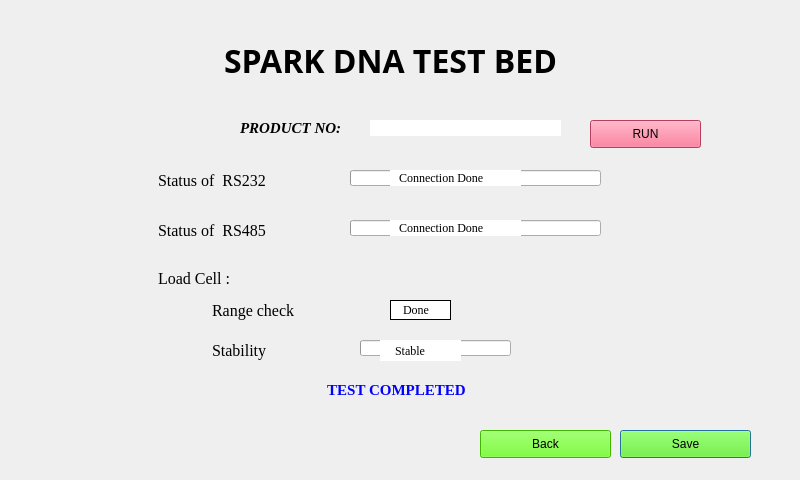
<?xml version="1.0" encoding="UTF-8"?>
<ui version="4.0">
 <class>Dialog</class>
 <widget class="QDialog" name="Dialog">
  <property name="geometry">
   <rect>
    <x>0</x>
    <y>0</y>
    <width>800</width>
    <height>480</height>
   </rect>
  </property>
  <property name="windowTitle">
   <string>Dialog</string>
  </property>
  <property name="styleSheet">
   <string notr="true"/>
  </property>
  <widget class="QLabel" name="label">
   <property name="geometry">
    <rect>
     <x>160</x>
     <y>30</y>
     <width>461</width>
     <height>61</height>
    </rect>
   </property>
   <property name="font">
    <font>
     <family>Microsoft JhengHei</family>
     <pointsize>24</pointsize>
     <weight>75</weight>
     <bold>true</bold>
    </font>
   </property>
   <property name="text">
    <string>SPARK DNA TEST BED</string>
   </property>
   <property name="alignment">
    <set>Qt::AlignCenter</set>
   </property>
  </widget>
  <widget class="QPushButton" name="Save">
   <property name="geometry">
    <rect>
     <x>620</x>
     <y>430</y>
     <width>131</width>
     <height>28</height>
    </rect>
   </property>
   <property name="autoFillBackground">
    <bool>false</bool>
   </property>
   <property name="styleSheet">
    <string notr="true">background-color: rgb(85, 255, 0);</string>
   </property>
   <property name="text">
    <string>Save</string>
   </property>
   <property name="checkable">
    <bool>false</bool>
   </property>
  </widget>
  <widget class="QPushButton" name="backbutton">
   <property name="geometry">
    <rect>
     <x>480</x>
     <y>430</y>
     <width>131</width>
     <height>28</height>
    </rect>
   </property>
   <property name="autoFillBackground">
    <bool>false</bool>
   </property>
   <property name="styleSheet">
    <string notr="true">background-color: rgb(85, 255, 0);</string>
   </property>
   <property name="text">
    <string>Back</string>
   </property>
   <property name="checkable">
    <bool>false</bool>
   </property>
  </widget>
  <widget class="QPushButton" name="runbutton">
   <property name="geometry">
    <rect>
     <x>590</x>
     <y>120</y>
     <width>111</width>
     <height>28</height>
    </rect>
   </property>
   <property name="styleSheet">
    <string notr="true">background-color: rgb(255, 85, 127);</string>
   </property>
   <property name="text">
    <string>RUN</string>
   </property>
  </widget>
  <widget class="QProgressBar" name="rs232progressBar">
   <property name="geometry">
    <rect>
     <x>350</x>
     <y>170</y>
     <width>251</width>
     <height>16</height>
    </rect>
   </property>
   <property name="value">
    <number>0</number>
   </property>
  </widget>
  <widget class="QLabel" name="label_2">
   <property name="geometry">
    <rect>
     <x>130</x>
     <y>170</y>
     <width>171</width>
     <height>20</height>
    </rect>
   </property>
   <property name="font">
    <font>
     <family>Times New Roman</family>
     <pointsize>12</pointsize>
    </font>
   </property>
   <property name="styleSheet">
    <string notr="true"/>
   </property>
   <property name="text">
    <string>       Status of  RS232</string>
   </property>
  </widget>
  <widget class="QLabel" name="label_3">
   <property name="geometry">
    <rect>
     <x>130</x>
     <y>220</y>
     <width>171</width>
     <height>20</height>
    </rect>
   </property>
   <property name="font">
    <font>
     <family>Times New Roman</family>
     <pointsize>12</pointsize>
    </font>
   </property>
   <property name="cursor">
    <cursorShape>IBeamCursor</cursorShape>
   </property>
   <property name="styleSheet">
    <string notr="true"/>
   </property>
   <property name="text">
    <string>       Status of  RS485</string>
   </property>
  </widget>
  <widget class="QProgressBar" name="rs485progressBar">
   <property name="geometry">
    <rect>
     <x>350</x>
     <y>220</y>
     <width>251</width>
     <height>16</height>
    </rect>
   </property>
   <property name="value">
    <number>0</number>
   </property>
  </widget>
  <widget class="QLabel" name="resultlabel">
   <property name="geometry">
    <rect>
     <x>390</x>
     <y>300</y>
     <width>61</width>
     <height>20</height>
    </rect>
   </property>
   <property name="font">
    <font>
     <family>Times New Roman</family>
     <pointsize>9</pointsize>
    </font>
   </property>
   <property name="styleSheet">
    <string notr="true">background-color: rgb(255, 255, 255);</string>
   </property>
   <property name="frameShape">
    <enum>QFrame::Box</enum>
   </property>
   <property name="text">
    <string>   Done</string>
   </property>
  </widget>
  <widget class="QLabel" name="rs232complelabel">
   <property name="geometry">
    <rect>
     <x>390</x>
     <y>170</y>
     <width>131</width>
     <height>16</height>
    </rect>
   </property>
   <property name="font">
    <font>
     <family>Times New Roman</family>
     <pointsize>9</pointsize>
    </font>
   </property>
   <property name="styleSheet">
    <string notr="true">background-color: rgb(255, 255, 255);</string>
   </property>
   <property name="text">
    <string>   Connection Done</string>
   </property>
  </widget>
  <widget class="QLabel" name="rs485complelabel">
   <property name="geometry">
    <rect>
     <x>390</x>
     <y>220</y>
     <width>131</width>
     <height>16</height>
    </rect>
   </property>
   <property name="font">
    <font>
     <family>Times New Roman</family>
     <pointsize>9</pointsize>
    </font>
   </property>
   <property name="mouseTracking">
    <bool>false</bool>
   </property>
   <property name="styleSheet">
    <string notr="true">background-color: rgb(255, 255, 255);</string>
   </property>
   <property name="text">
    <string>   Connection Done</string>
   </property>
  </widget>
  <widget class="QProgressBar" name="stabilityprogressBar">
   <property name="geometry">
    <rect>
     <x>360</x>
     <y>340</y>
     <width>151</width>
     <height>16</height>
    </rect>
   </property>
   <property name="value">
    <number>0</number>
   </property>
  </widget>
  <widget class="QLabel" name="stablecomplelabel">
   <property name="geometry">
    <rect>
     <x>380</x>
     <y>340</y>
     <width>81</width>
     <height>21</height>
    </rect>
   </property>
   <property name="font">
    <font>
     <family>Times New Roman</family>
     <pointsize>9</pointsize>
    </font>
   </property>
   <property name="mouseTracking">
    <bool>false</bool>
   </property>
   <property name="styleSheet">
    <string notr="true">background-color: rgb(255, 255, 255);</string>
   </property>
   <property name="text">
    <string>     Stable</string>
   </property>
  </widget>
  <widget class="QLabel" name="label_4">
   <property name="geometry">
    <rect>
     <x>130</x>
     <y>270</y>
     <width>141</width>
     <height>16</height>
    </rect>
   </property>
   <property name="font">
    <font>
     <family>Times New Roman</family>
     <pointsize>12</pointsize>
    </font>
   </property>
   <property name="text">
    <string>       Load Cell :</string>
   </property>
  </widget>
  <widget class="QLabel" name="label_5">
   <property name="geometry">
    <rect>
     <x>200</x>
     <y>300</y>
     <width>121</width>
     <height>21</height>
    </rect>
   </property>
   <property name="font">
    <font>
     <family>Times New Roman</family>
     <pointsize>12</pointsize>
    </font>
   </property>
   <property name="text">
    <string>   Range check</string>
   </property>
  </widget>
  <widget class="QLabel" name="label_6">
   <property name="geometry">
    <rect>
     <x>200</x>
     <y>340</y>
     <width>111</width>
     <height>21</height>
    </rect>
   </property>
   <property name="font">
    <font>
     <family>Times New Roman</family>
     <pointsize>12</pointsize>
    </font>
   </property>
   <property name="text">
    <string>   Stability </string>
   </property>
  </widget>
  <widget class="QLabel" name="label_7">
   <property name="geometry">
    <rect>
     <x>240</x>
     <y>120</y>
     <width>131</width>
     <height>16</height>
    </rect>
   </property>
   <property name="font">
    <font>
     <family>Times New Roman</family>
     <pointsize>11</pointsize>
     <weight>75</weight>
     <italic>true</italic>
     <bold>true</bold>
    </font>
   </property>
   <property name="text">
    <string>PRODUCT NO:</string>
   </property>
  </widget>
  <widget class="QLabel" name="serialnumber">
   <property name="geometry">
    <rect>
     <x>400</x>
     <y>120</y>
     <width>141</width>
     <height>21</height>
    </rect>
   </property>
   <property name="font">
    <font>
     <family>Times New Roman</family>
     <pointsize>10</pointsize>
     <weight>75</weight>
     <italic>true</italic>
     <bold>true</bold>
    </font>
   </property>
   <property name="mouseTracking">
    <bool>false</bool>
   </property>
   <property name="styleSheet">
    <string notr="true"/>
   </property>
   <property name="text">
    <string/>
   </property>
  </widget>
  <widget class="QLabel" name="productlineEdit">
   <property name="geometry">
    <rect>
     <x>370</x>
     <y>120</y>
     <width>191</width>
     <height>16</height>
    </rect>
   </property>
   <property name="styleSheet">
    <string notr="true">background-color: rgb(255, 255, 255);</string>
   </property>
   <property name="text">
    <string/>
   </property>
  </widget>
  <widget class="QLabel" name="testinprogresslabel">
   <property name="geometry">
    <rect>
     <x>320</x>
     <y>380</y>
     <width>211</width>
     <height>20</height>
    </rect>
   </property>
   <property name="font">
    <font>
     <family>Times New Roman</family>
     <pointsize>11</pointsize>
     <weight>75</weight>
     <bold>true</bold>
    </font>
   </property>
   <property name="styleSheet">
    <string notr="true">color: rgb(0, 0, 255);</string>
   </property>
   <property name="text">
    <string>  TEST COMPLETED</string>
   </property>
  </widget>
  <zorder>label</zorder>
  <zorder>Save</zorder>
  <zorder>backbutton</zorder>
  <zorder>runbutton</zorder>
  <zorder>rs232progressBar</zorder>
  <zorder>label_2</zorder>
  <zorder>label_3</zorder>
  <zorder>rs485progressBar</zorder>
  <zorder>resultlabel</zorder>
  <zorder>rs232complelabel</zorder>
  <zorder>rs485complelabel</zorder>
  <zorder>label_4</zorder>
  <zorder>label_5</zorder>
  <zorder>label_6</zorder>
  <zorder>label_7</zorder>
  <zorder>serialnumber</zorder>
  <zorder>productlineEdit</zorder>
  <zorder>testinprogresslabel</zorder>
  <zorder>stabilityprogressBar</zorder>
  <zorder>stablecomplelabel</zorder>
 </widget>
 <resources>
  <include location="download.qrc"/>
  <include location="hmi2.qrc"/>
  <include location="hmi.qrc"/>
 </resources>
 <connections/>
 <designerdata>
  <property name="gridDeltaX">
   <number>10</number>
  </property>
  <property name="gridDeltaY">
   <number>10</number>
  </property>
  <property name="gridSnapX">
   <bool>true</bool>
  </property>
  <property name="gridSnapY">
   <bool>true</bool>
  </property>
  <property name="gridVisible">
   <bool>true</bool>
  </property>
 </designerdata>
</ui>
